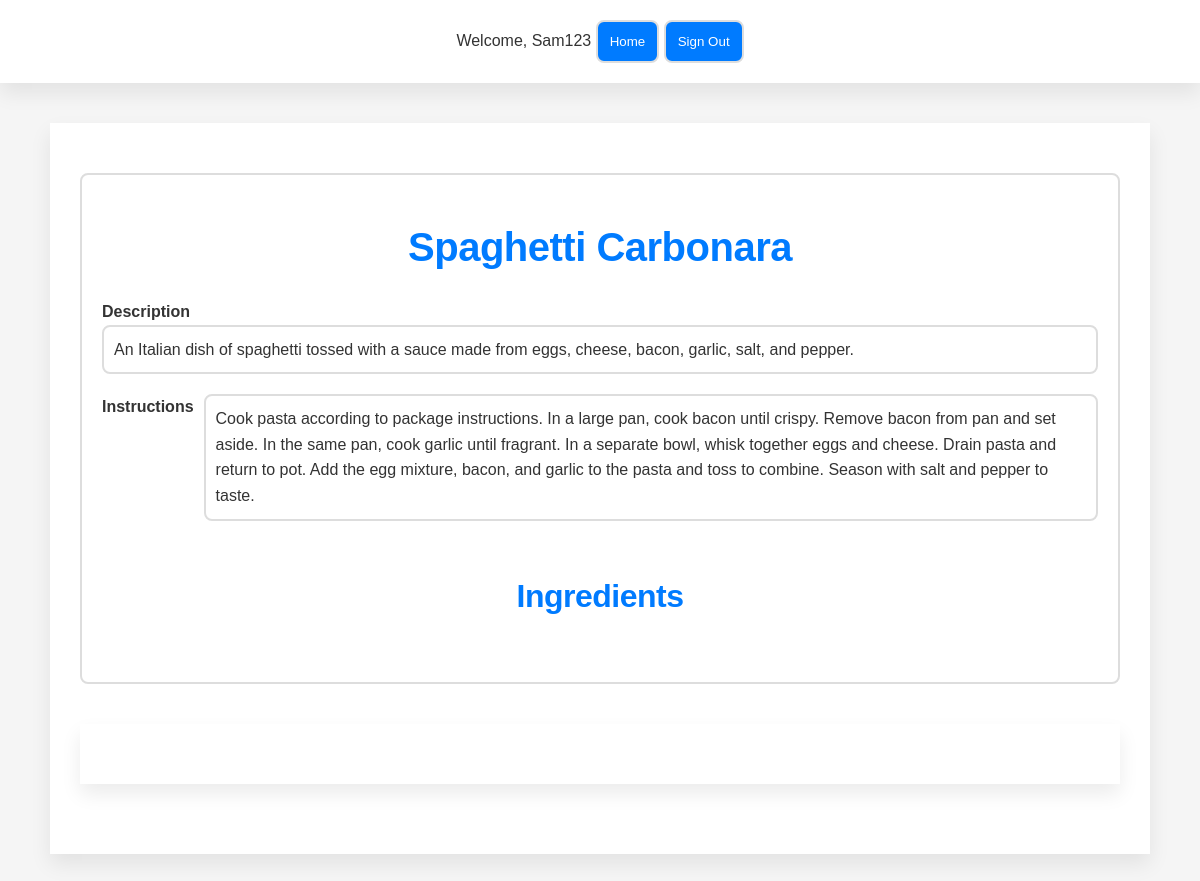
Screenshot of /www/user/recipe_user_view.php?recipeId=2 (signed in) with the database file from the repository.
### tables this page shows
create table if not exists Recipe (
    recipeId int primary key auto_increment UNIQUE,
    userId int,
    recipeName varchar(255) not null,
    instructions text,
    description text,
    approved boolean default false
    
);

### www/user/recipe_user_view.php (the view, shortened to what this page needs)
<?php
$servername = "192.168.56.12";
$username = "admin";
$password = "admin_pw";
$dbname = "RecipeManagementSystem";
$conn = new mysqli($servername, $username, $password, $dbname);
$recipeId = $_GET['recipeId'];
$sql = "SELECT * FROM Recipe WHERE recipeId = $recipeId";
$result = $conn->query($sql);
$recipe = $result->fetch_assoc();
?>
<html>
<head>
    <link rel="stylesheet" type="text/css" href="../common/style/style.css">
</head>
<body>
    <header>
        <?php include '../common/navbar.php'; ?>
    </header>
    <main>
        <div class="recipe-details">
            <h1>
                <?php echo $recipe['recipeName']; ?>
            </h1>
            <div class="description-container">
                <label>Description</label>
                <ul>
                    <li>
                        <?php echo $recipe['description']; ?>
                    </li>
                </ul>
            </div>
            <div class="instructions-container">
                <label>Instructions</label>
                <ul>
                    <li>
                        <?php echo $recipe['instructions']; ?>
                    </li>
                </ul>
            </div>
            <h2>Ingredients</h2>
        </div>
        <main>
</body>
</html>

### www/common/style/style.css (style rules this page uses)
:root { --main-blue: #007BFF; --hover-blue: #0056b3; --soft-gray: #F5F5F5; --text-gray: #333; --border-gray: #E0E0E0; --input-border-gray: #DDD; --transition-speed: 0.3s; }
* { box-sizing: border-box; margin: 0; padding: 0; font-family: 'Poppins', sans-serif; }
body { background-color: var(--soft-gray); color: var(--text-gray); line-height: 1.6; font-size: 16px; }
main { max-width: 1100px; margin: 40px auto; padding: 30px; background-color: #FFF; box-shadow: 0 10px 20px rgba(0, 0, 0, 0.08); }
h1 { text-align: center; padding: 20px 0; font-size: 2.5em; color: var(--main-blue); font-weight: 600; letter-spacing: -0.5px; }
header { background-color: #FFF; box-shadow: 0 10px 20px rgba(0, 0, 0, 0.08); padding: 20px 0; text-align: center; }
label { grid-column: 1 / 2; text-align: right; font-weight: 600; }
.recipe-details { padding: 20px; border: 2px solid var(--input-border-gray); border-radius: 8px; margin: 20px auto; }
.recipe-details p, .recipe-details ul { margin-bottom: 20px; }
.recipe-details ul { list-style-type: none; padding-left: 0; }
.recipe-details ul li { background-color: #FFF; border: 2px solid var(--input-border-gray); border-radius: 8px; padding: 10px; margin-bottom: 10px; }
ul { list-style-type: none; padding-left: 0; }
li { display: flex; align-items: center; margin-bottom: 10px; }
h2, h3 { font-size: 2em; color: var(--main-blue); font-weight: 600; letter-spacing: -0.5px; text-align: center; padding: 20px 0; }
.instructions-container { display: flex; }
.instructions-container label { padding-right: 10px; font-weight: bold; }

### rows the page displays
recipe: recipeName "Spaghetti Carbonara", description "An Italian dish of spaghetti tossed with a sauce made from eggs, cheese, bacon, garlic, salt, and pepper.", instructions "Cook pasta according to package instructions. In a large pan, cook bacon until crispy. Remove bacon from pan and set aside. In the same pan, cook garlic until fragrant. In a separate bowl, whisk together eggs and cheese. Drain pasta and return to pot. Add the egg mixture, bacon, and garlic to the pasta and toss to combine. Season with salt and pepper to taste."

### other values shown
$_SESSION['username'] "Sam123"
